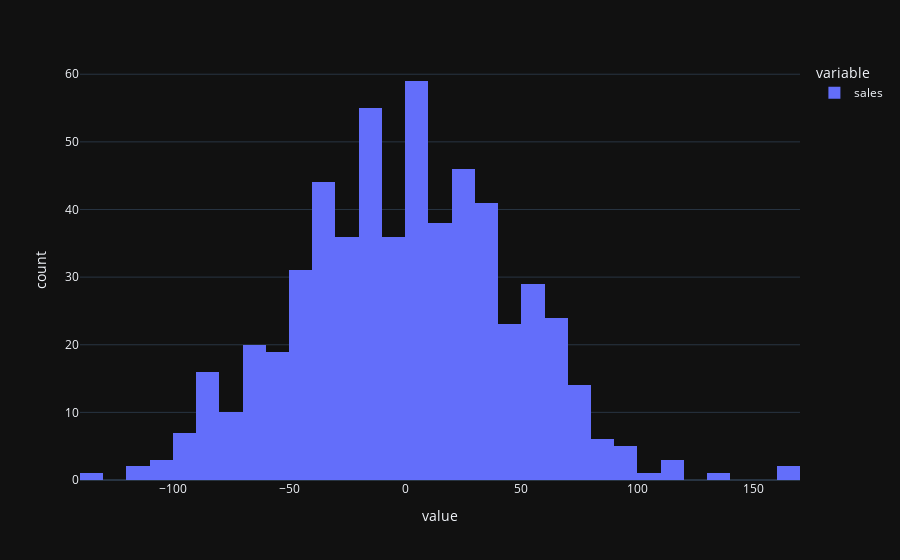

The code cell stored with this chart in its notebook:
### Code cell
px.histogram(RESIDUALS)

### Figure 1 — Plotly figure (JSON) as saved in the notebook; plotly's stock layout.template omitted (floating-point values rounded to 4 significant figures; data arrays with more than 128 entries replaced by an {"elided": "..."} marker saying what was removed)
{"data": [{"alignmentgroup": "True", "bingroup": "x", "hovertemplate": "variable=sales<br>value=%{x}<br>count=%{y}<extra></extra>", "legendgroup": "sales", "marker": {"color": "#636efa", "pattern": {"shape": ""}}, "name": "sales", "offsetgroup": "sales", "orientation": "v", "showlegend": true, "type": "histogram", "x": {"elided": "572 float values"}, "xaxis": "x", "yaxis": "y"}], "layout": {"barmode": "relative", "legend": {"title": {"text": "variable"}, "tracegroupgap": 0}, "margin": {"t": 60}, "xaxis": {"anchor": "y", "domain": [0, 1], "title": {"text": "value"}}, "yaxis": {"anchor": "x", "domain": [0, 1], "title": {"text": "count"}}}}
